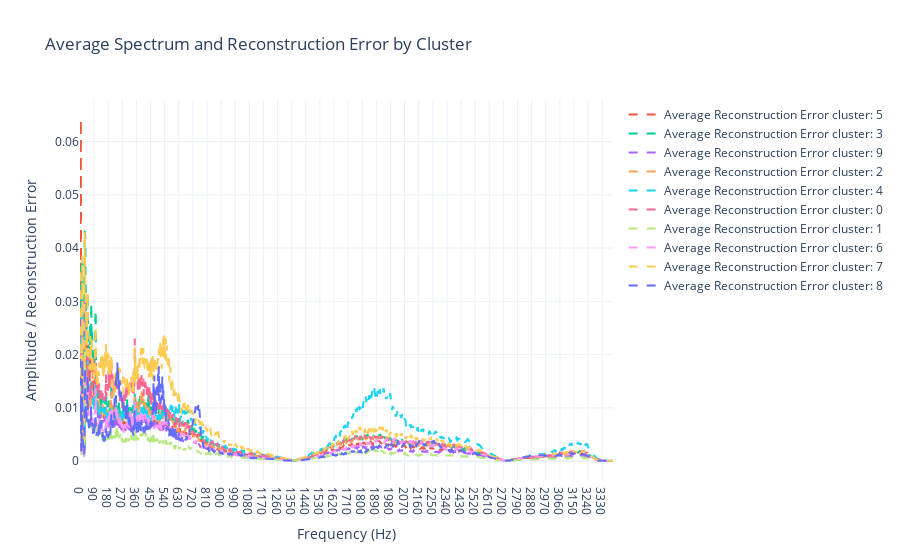

This figure's notebook cell:
### Code cell
# for each cluster, get the average spectrum and average reconstruction error and plot it in the same figure
clusters = df_results['cluster'].unique()
analysis_dfs = {}
for cluster in clusters:
    analysis_dfs[cluster] = get_cluster_analysis_df(cluster)
# plot the average spectrum and average reconstruction error for each cluster
fig = px.line(title='Average Spectrum and Reconstruction Error by Cluster', template='plotly_white')
for cluster, analysis_df in analysis_dfs.items():
    fig.add_scatter(x=analysis_df.index, y=analysis_df['Average Reconstruction Error'], mode='lines',
                     name='Average Reconstruction Error cluster: '+cluster, line=dict(dash='dash'))
fig.update_layout(xaxis_title='Frequency (Hz)', yaxis_title='Amplitude / Reconstruction Error')
fig.show()

### Figure 1 — Plotly figure (JSON) as saved in the notebook; plotly's stock layout.template omitted (floating-point values rounded to 4 significant figures; data arrays with more than 128 entries replaced by an {"elided": "..."} marker saying what was removed)
{"data": [{"hovertemplate": "<extra></extra>", "legendgroup": "", "line": {"color": "#636efa", "dash": "solid"}, "marker": {"symbol": "circle"}, "mode": "lines", "name": "", "orientation": "v", "showlegend": false, "type": "scatter", "xaxis": "x", "yaxis": "y"}, {"line": {"dash": "dash"}, "mode": "lines", "name": "Average Reconstruction Error cluster: 5", "type": "scatter", "x": {"elided": "3400 str values"}, "y": {"elided": "3400 float values"}}, {"line": {"dash": "dash"}, "mode": "lines", "name": "Average Reconstruction Error cluster: 3", "type": "scatter", "x": {"elided": "3400 str values"}, "y": {"elided": "3400 float values"}}, {"line": {"dash": "dash"}, "mode": "lines", "name": "Average Reconstruction Error cluster: 9", "type": "scatter", "x": {"elided": "3400 str values"}, "y": {"elided": "3400 float values"}}, {"line": {"dash": "dash"}, "mode": "lines", "name": "Average Reconstruction Error cluster: 2", "type": "scatter", "x": {"elided": "3400 str values"}, "y": {"elided": "3400 float values"}}, {"line": {"dash": "dash"}, "mode": "lines", "name": "Average Reconstruction Error cluster: 4", "type": "scatter", "x": {"elided": "3400 str values"}, "y": {"elided": "3400 float values"}}, {"line": {"dash": "dash"}, "mode": "lines", "name": "Average Reconstruction Error cluster: 0", "type": "scatter", "x": {"elided": "3400 str values"}, "y": {"elided": "3400 float values"}}, {"line": {"dash": "dash"}, "mode": "lines", "name": "Average Reconstruction Error cluster: 1", "type": "scatter", "x": {"elided": "3400 str values"}, "y": {"elided": "3400 float values"}}, {"line": {"dash": "dash"}, "mode": "lines", "name": "Average Reconstruction Error cluster: 6", "type": "scatter", "x": {"elided": "3400 str values"}, "y": {"elided": "3400 float values"}}, {"line": {"dash": "dash"}, "mode": "lines", "name": "Average Reconstruction Error cluster: 7", "type": "scatter", "x": {"elided": "3400 str values"}, "y": {"elided": "3400 float values"}}, {"line": {"dash": "dash"}, "mode": "lines", "name": "Average Reconstruction Error cluster: 8", "type": "scatter", "x": {"elided": "3400 str values"}, "y": {"elided": "3400 float values"}}], "layout": {"legend": {"tracegroupgap": 0}, "title": {"text": "Average Spectrum and Reconstruction Error by Cluster"}, "xaxis": {"anchor": "y", "domain": [0, 1], "title": {"text": "Frequency (Hz)"}}, "yaxis": {"anchor": "x", "domain": [0, 1], "title": {"text": "Amplitude / Reconstruction Error"}}}}
